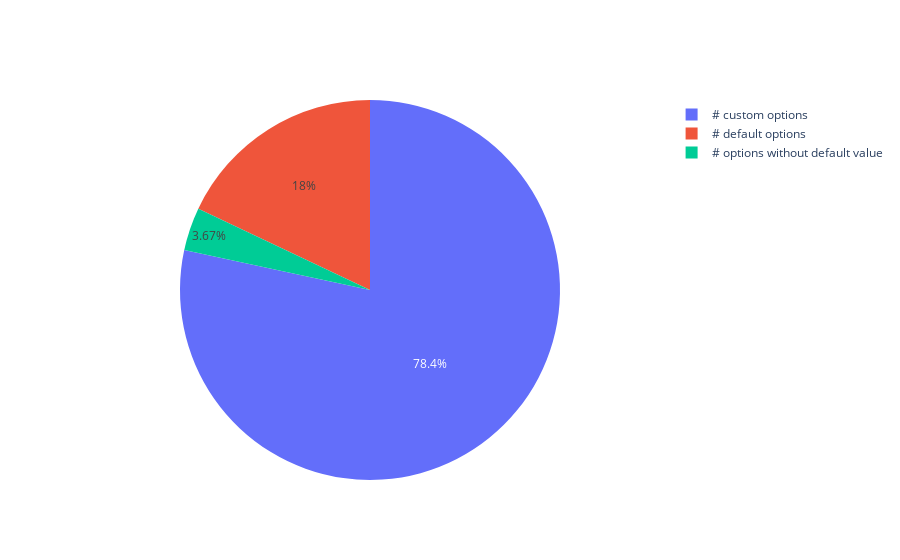

This figure's notebook cell:
### Code cell
labels = ["# default options", "# custom options", "# options without default value"]
values = [default_counter, custom_counter, required_counter]

fig = go.Figure(data=[go.Pie(labels=labels, values=values)])
fig.show()

### Figure 1 — Plotly figure (JSON) as saved in the notebook; plotly's stock layout.template omitted (floating-point values rounded to 4 significant figures)
{"data": [{"labels": ["# default options", "# custom options", "# options without default value"], "type": "pie", "values": [44, 192, 9]}], "layout": {}}
